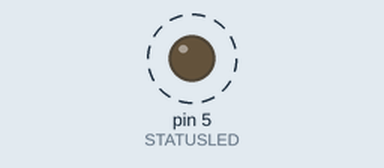
This sketch was run on a simulated Arduino Uno, built with avr-gcc and run on an emulated ATmega328P. Shown: output pins drawn as LEDs (lit = HIGH). Dashed ring = blinking. No radio packets arrive unless stated; pins used as bus, display or sensor lines are not drawn; what the sketch prints to the serial monitor is not drawn.

Above: at 0.5 s.
Timing chart, 0 to 3.0 s (numbered marks = the images above):
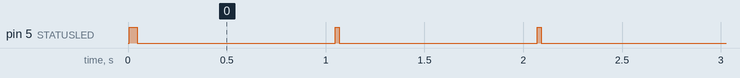

The sketch:

test_rf24_sender.ino
```cpp
#include <string.h>
#include <SPI.h>
#include <nRF24L01.h>
#include <RF24.h>
#include "solarPacket.h"
const byte CHIP_ENABLE = 9;
const byte CHIP_SELECT = 10;

#define STATUSLED 5
RF24 radio(CHIP_ENABLE, CHIP_SELECT);

const uint64_t pipes[2] = { 0xc897f8d075LL, 0x5feddd192fLL };
const uint64_t pipe = 0xc897f8d072LL;
#define MAX_TEXT 16

solarPacket packet;


void setup()
{
  Serial.begin(115200);
  pinMode(STATUSLED, OUTPUT);
  SPI.begin();
  digitalWrite (CHIP_ENABLE, LOW);
  digitalWrite (CHIP_SELECT, HIGH);
  radio.begin();
  radio.openWritingPipe(pipe);
  digitalWrite(STATUSLED, HIGH);
  delay(20);
  digitalWrite(STATUSLED, LOW);
  Serial.println(F("Sender starting."));
  radio.printDetails();
}

int counter = 0;

bool returnVal;

void loop()
{
  packet.temperature = counter++;
  packet.humidity = counter++;
  packet.voltage = counter++;
  if (counter > 95) {
    counter = 0;
  }
  returnVal = radio.write(&packet, sizeof packet);
  Serial.println(returnVal);
  if (returnVal) {
    digitalWrite(STATUSLED, HIGH);
    delay(20);
    digitalWrite(STATUSLED, LOW);
  }

  delay(1000);
}
```

solarPacket.h
```cpp
struct solarPacket {
	unsigned int voltageReading;
	unsigned int voltage;
	unsigned int humidity;
	unsigned int temperature;
};

typedef solarPacket solarPacket;
```

Measured:
- by itself, pin 5 (STATUSLED): alternates HIGH for 0.02 s and LOW for 1.0 s
